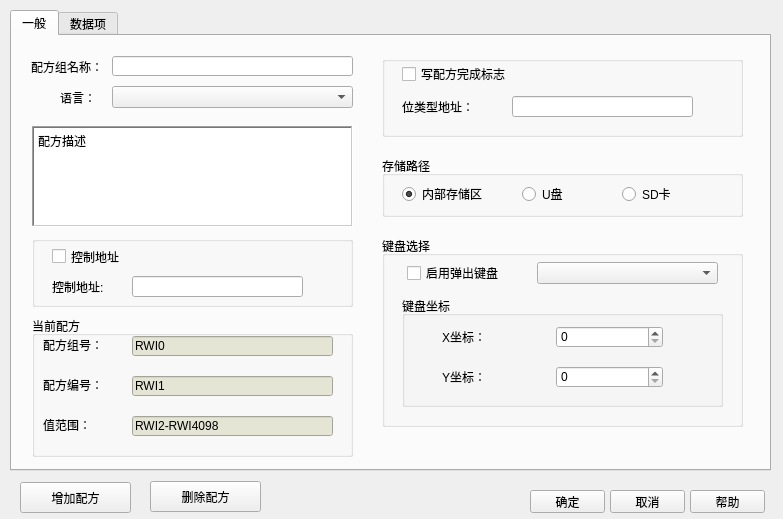
<?xml version="1.0" encoding="UTF-8"?>
<ui version="4.0">
 <class>QTreeCtrlRecipeDlg</class>
 <widget class="QDialog" name="QTreeCtrlRecipeDlg">
  <property name="geometry">
   <rect>
    <x>0</x>
    <y>0</y>
    <width>783</width>
    <height>519</height>
   </rect>
  </property>
  <property name="minimumSize">
   <size>
    <width>511</width>
    <height>514</height>
   </size>
  </property>
  <property name="maximumSize">
   <size>
    <width>783</width>
    <height>519</height>
   </size>
  </property>
  <property name="windowTitle">
   <string>配方</string>
  </property>
  <widget class="QTabWidget" name="m_tabWidget">
   <property name="geometry">
    <rect>
     <x>10</x>
     <y>10</y>
     <width>761</width>
     <height>461</height>
    </rect>
   </property>
   <property name="currentIndex">
    <number>0</number>
   </property>
   <widget class="QWidget" name="tab">
    <attribute name="title">
     <string>一般</string>
    </attribute>
    <widget class="QLineEdit" name="m_namelineEdit">
     <property name="geometry">
      <rect>
       <x>100</x>
       <y>20</y>
       <width>241</width>
       <height>20</height>
      </rect>
     </property>
     <property name="text">
      <string/>
     </property>
    </widget>
    <widget class="QLabel" name="name_label">
     <property name="geometry">
      <rect>
       <x>10</x>
       <y>20</y>
       <width>81</width>
       <height>21</height>
      </rect>
     </property>
     <property name="text">
      <string>配方组名称：</string>
     </property>
     <property name="alignment">
      <set>Qt::AlignRight|Qt::AlignTrailing|Qt::AlignVCenter</set>
     </property>
    </widget>
    <widget class="QPlainTextEdit" name="edit_text">
     <property name="geometry">
      <rect>
       <x>20</x>
       <y>90</y>
       <width>321</width>
       <height>101</height>
      </rect>
     </property>
     <property name="frameShape">
      <enum>QFrame::WinPanel</enum>
     </property>
     <property name="plainText">
      <string>配方描述</string>
     </property>
    </widget>
    <widget class="QComboBox" name="m_LanguageCmBox">
     <property name="geometry">
      <rect>
       <x>100</x>
       <y>50</y>
       <width>241</width>
       <height>22</height>
      </rect>
     </property>
    </widget>
    <widget class="QLabel" name="label">
     <property name="geometry">
      <rect>
       <x>13</x>
       <y>51</y>
       <width>71</width>
       <height>21</height>
      </rect>
     </property>
     <property name="text">
      <string>语言：</string>
     </property>
     <property name="alignment">
      <set>Qt::AlignRight|Qt::AlignTrailing|Qt::AlignVCenter</set>
     </property>
    </widget>
    <widget class="QGroupBox" name="groupBox_7">
     <property name="geometry">
      <rect>
       <x>370</x>
       <y>120</y>
       <width>361</width>
       <height>61</height>
      </rect>
     </property>
     <property name="title">
      <string>存储路径</string>
     </property>
     <widget class="QRadioButton" name="m_UradioBtn">
      <property name="geometry">
       <rect>
        <x>140</x>
        <y>30</y>
        <width>89</width>
        <height>16</height>
       </rect>
      </property>
      <property name="text">
       <string>U盘</string>
      </property>
      <property name="checked">
       <bool>false</bool>
      </property>
     </widget>
     <widget class="QRadioButton" name="m_SDradioBtn">
      <property name="geometry">
       <rect>
        <x>240</x>
        <y>30</y>
        <width>71</width>
        <height>16</height>
       </rect>
      </property>
      <property name="text">
       <string>SD卡</string>
      </property>
     </widget>
     <widget class="QRadioButton" name="m_RameradioBtn">
      <property name="geometry">
       <rect>
        <x>20</x>
        <y>30</y>
        <width>111</width>
        <height>16</height>
       </rect>
      </property>
      <property name="text">
       <string>内部存储区</string>
      </property>
      <property name="checked">
       <bool>true</bool>
      </property>
     </widget>
    </widget>
    <widget class="QGroupBox" name="groupBox_2">
     <property name="geometry">
      <rect>
       <x>20</x>
       <y>280</y>
       <width>321</width>
       <height>141</height>
      </rect>
     </property>
     <property name="title">
      <string>当前配方</string>
     </property>
     <widget class="QLabel" name="label_3">
      <property name="geometry">
       <rect>
        <x>11</x>
        <y>101</y>
        <width>81</width>
        <height>16</height>
       </rect>
      </property>
      <property name="text">
       <string>值范围：</string>
      </property>
     </widget>
     <widget class="QLineEdit" name="lineEdit">
      <property name="geometry">
       <rect>
        <x>100</x>
        <y>100</y>
        <width>201</width>
        <height>20</height>
       </rect>
      </property>
      <property name="styleSheet">
       <string notr="true">background-color: rgb(229, 229, 214);</string>
      </property>
      <property name="text">
       <string>RWI2-RWI4098</string>
      </property>
      <property name="readOnly">
       <bool>true</bool>
      </property>
     </widget>
     <widget class="QLabel" name="label_4">
      <property name="geometry">
       <rect>
        <x>11</x>
        <y>61</y>
        <width>81</width>
        <height>16</height>
       </rect>
      </property>
      <property name="text">
       <string>配方编号：</string>
      </property>
     </widget>
     <widget class="QLineEdit" name="lineEdit_2">
      <property name="geometry">
       <rect>
        <x>100</x>
        <y>60</y>
        <width>201</width>
        <height>20</height>
       </rect>
      </property>
      <property name="styleSheet">
       <string notr="true">background-color: rgb(229, 229, 214);</string>
      </property>
      <property name="text">
       <string>RWI1</string>
      </property>
      <property name="readOnly">
       <bool>true</bool>
      </property>
     </widget>
     <widget class="QLabel" name="label_5">
      <property name="geometry">
       <rect>
        <x>11</x>
        <y>21</y>
        <width>81</width>
        <height>16</height>
       </rect>
      </property>
      <property name="text">
       <string>配方组号：</string>
      </property>
     </widget>
     <widget class="QLineEdit" name="lineEdit_3">
      <property name="geometry">
       <rect>
        <x>100</x>
        <y>20</y>
        <width>201</width>
        <height>20</height>
       </rect>
      </property>
      <property name="styleSheet">
       <string notr="true">background-color: rgb(229, 229, 214);</string>
      </property>
      <property name="text">
       <string>RWI0</string>
      </property>
      <property name="readOnly">
       <bool>true</bool>
      </property>
     </widget>
    </widget>
    <widget class="QGroupBox" name="groupBox_3">
     <property name="geometry">
      <rect>
       <x>20</x>
       <y>200</y>
       <width>321</width>
       <height>71</height>
      </rect>
     </property>
     <property name="title">
      <string/>
     </property>
     <widget class="QPushButton" name="m_writeaddresspushBtn">
      <property name="geometry">
       <rect>
        <x>270</x>
        <y>40</y>
        <width>21</width>
        <height>21</height>
       </rect>
      </property>
      <property name="text">
       <string/>
      </property>
      <property name="icon">
       <iconset resource="../../resourse.qrc">
        <normaloff>:/addressintput/images/address.bmp</normaloff>:/addressintput/images/address.bmp</iconset>
      </property>
      <property name="flat">
       <bool>true</bool>
      </property>
     </widget>
     <widget class="QLabel" name="m_writeaddresslabel">
      <property name="geometry">
       <rect>
        <x>20</x>
        <y>40</y>
        <width>71</width>
        <height>21</height>
       </rect>
      </property>
      <property name="text">
       <string>控制地址:</string>
      </property>
     </widget>
     <widget class="QLineEdit" name="m_writeaddresslineEdit">
      <property name="geometry">
       <rect>
        <x>100</x>
        <y>40</y>
        <width>171</width>
        <height>21</height>
       </rect>
      </property>
     </widget>
     <widget class="QCheckBox" name="m_writeaddressCkBox">
      <property name="geometry">
       <rect>
        <x>20</x>
        <y>10</y>
        <width>251</width>
        <height>21</height>
       </rect>
      </property>
      <property name="text">
       <string>控制地址</string>
      </property>
      <property name="checked">
       <bool>false</bool>
      </property>
     </widget>
    </widget>
    <widget class="QGroupBox" name="groupBox_4">
     <property name="geometry">
      <rect>
       <x>370</x>
       <y>20</y>
       <width>361</width>
       <height>81</height>
      </rect>
     </property>
     <property name="title">
      <string/>
     </property>
     <widget class="QPushButton" name="m_BitaddresspushBtn">
      <property name="geometry">
       <rect>
        <x>310</x>
        <y>40</y>
        <width>21</width>
        <height>21</height>
       </rect>
      </property>
      <property name="text">
       <string/>
      </property>
      <property name="icon">
       <iconset resource="../../resourse.qrc">
        <normaloff>:/addressintput/images/address.bmp</normaloff>:/addressintput/images/address.bmp</iconset>
      </property>
      <property name="flat">
       <bool>true</bool>
      </property>
     </widget>
     <widget class="QLabel" name="m_Bitaddresslabel">
      <property name="geometry">
       <rect>
        <x>20</x>
        <y>40</y>
        <width>81</width>
        <height>21</height>
       </rect>
      </property>
      <property name="text">
       <string>位类型地址：</string>
      </property>
      <property name="alignment">
       <set>Qt::AlignLeading|Qt::AlignLeft|Qt::AlignVCenter</set>
      </property>
     </widget>
     <widget class="QCheckBox" name="m_TransRecipeCkBox">
      <property name="geometry">
       <rect>
        <x>20</x>
        <y>10</y>
        <width>281</width>
        <height>16</height>
       </rect>
      </property>
      <property name="text">
       <string>写配方完成标志</string>
      </property>
      <property name="checked">
       <bool>false</bool>
      </property>
     </widget>
     <widget class="QLineEdit" name="m_BitaddresslineEdit">
      <property name="geometry">
       <rect>
        <x>130</x>
        <y>40</y>
        <width>181</width>
        <height>21</height>
       </rect>
      </property>
     </widget>
    </widget>
    <widget class="QGroupBox" name="groupBox_5">
     <property name="geometry">
      <rect>
       <x>370</x>
       <y>200</y>
       <width>361</width>
       <height>191</height>
      </rect>
     </property>
     <property name="title">
      <string>键盘选择</string>
     </property>
     <widget class="QComboBox" name="m_keyspBox">
      <property name="geometry">
       <rect>
        <x>155</x>
        <y>26</y>
        <width>181</width>
        <height>22</height>
       </rect>
      </property>
     </widget>
     <widget class="QCheckBox" name="m_PouupckBox">
      <property name="geometry">
       <rect>
        <x>25</x>
        <y>29</y>
        <width>111</width>
        <height>16</height>
       </rect>
      </property>
      <property name="text">
       <string>启用弹出键盘</string>
      </property>
     </widget>
     <widget class="QGroupBox" name="m_KeygroupBox">
      <property name="geometry">
       <rect>
        <x>20</x>
        <y>60</y>
        <width>321</width>
        <height>111</height>
       </rect>
      </property>
      <property name="title">
       <string>键盘坐标</string>
      </property>
      <widget class="QWidget" name="layoutWidget_2">
       <property name="geometry">
        <rect>
         <x>40</x>
         <y>30</y>
         <width>221</width>
         <height>22</height>
        </rect>
       </property>
       <layout class="QHBoxLayout" name="horizontalLayout_4">
        <item>
         <widget class="QLabel" name="label_6">
          <property name="text">
           <string>X坐标：</string>
          </property>
         </widget>
        </item>
        <item>
         <widget class="QSpinBox" name="m_xKeyspinBox"/>
        </item>
       </layout>
      </widget>
      <widget class="QWidget" name="layoutWidget_3">
       <property name="geometry">
        <rect>
         <x>40</x>
         <y>70</y>
         <width>221</width>
         <height>22</height>
        </rect>
       </property>
       <layout class="QHBoxLayout" name="horizontalLayout_5">
        <item>
         <widget class="QLabel" name="label_7">
          <property name="text">
           <string>Y坐标：</string>
          </property>
         </widget>
        </item>
        <item>
         <widget class="QSpinBox" name="m_yKeyspinBox"/>
        </item>
       </layout>
      </widget>
     </widget>
    </widget>
   </widget>
   <widget class="QWidget" name="tab_2">
    <attribute name="title">
     <string>数据项</string>
    </attribute>
    <widget class="QTableWidget" name="m_tableWidget">
     <property name="geometry">
      <rect>
       <x>10</x>
       <y>110</y>
       <width>731</width>
       <height>331</height>
      </rect>
     </property>
     <property name="frameShape">
      <enum>QFrame::WinPanel</enum>
     </property>
     <column>
      <property name="text">
       <string>元素名称</string>
      </property>
     </column>
     <column>
      <property name="text">
       <string>地址</string>
      </property>
     </column>
     <column>
      <property name="text">
       <string>地址类型</string>
      </property>
     </column>
    </widget>
    <widget class="QGroupBox" name="groupBox">
     <property name="geometry">
      <rect>
       <x>10</x>
       <y>50</y>
       <width>221</width>
       <height>51</height>
      </rect>
     </property>
     <property name="title">
      <string>地址分布</string>
     </property>
     <widget class="QRadioButton" name="m_IradioBtn">
      <property name="geometry">
       <rect>
        <x>20</x>
        <y>20</y>
        <width>91</width>
        <height>16</height>
       </rect>
      </property>
      <property name="text">
       <string>连续</string>
      </property>
      <property name="checked">
       <bool>true</bool>
      </property>
     </widget>
     <widget class="QRadioButton" name="M_CradioBtn">
      <property name="geometry">
       <rect>
        <x>130</x>
        <y>20</y>
        <width>81</width>
        <height>16</height>
       </rect>
      </property>
      <property name="text">
       <string>随机</string>
      </property>
     </widget>
    </widget>
    <widget class="QPushButton" name="m_IaddrpushBtn">
     <property name="geometry">
      <rect>
       <x>456</x>
       <y>78</y>
       <width>21</width>
       <height>21</height>
      </rect>
     </property>
     <property name="text">
      <string/>
     </property>
     <property name="icon">
      <iconset resource="../../resourse.qrc">
       <normaloff>:/addressintput/images/address.bmp</normaloff>:/addressintput/images/address.bmp</iconset>
     </property>
     <property name="flat">
      <bool>true</bool>
     </property>
    </widget>
    <widget class="QLineEdit" name="m_IAddrlineEdit">
     <property name="geometry">
      <rect>
       <x>326</x>
       <y>78</y>
       <width>131</width>
       <height>21</height>
      </rect>
     </property>
    </widget>
    <widget class="QLabel" name="m_Iaddrlabel">
     <property name="geometry">
      <rect>
       <x>250</x>
       <y>80</y>
       <width>71</width>
       <height>20</height>
      </rect>
     </property>
     <property name="text">
      <string>连续地址：</string>
     </property>
     <property name="alignment">
      <set>Qt::AlignLeading|Qt::AlignLeft|Qt::AlignVCenter</set>
     </property>
    </widget>
    <widget class="QLabel" name="label_recipesize">
     <property name="geometry">
      <rect>
       <x>12</x>
       <y>13</y>
       <width>61</width>
       <height>21</height>
      </rect>
     </property>
     <property name="text">
      <string>配方长度：</string>
     </property>
    </widget>
    <widget class="QSpinBox" name="recipesize_spinBox">
     <property name="geometry">
      <rect>
       <x>82</x>
       <y>13</y>
       <width>151</width>
       <height>22</height>
      </rect>
     </property>
     <property name="minimum">
      <number>1</number>
     </property>
     <property name="maximum">
      <number>4096</number>
     </property>
     <property name="singleStep">
      <number>1</number>
     </property>
     <property name="value">
      <number>4</number>
     </property>
    </widget>
    <widget class="QLabel" name="M_DataTypelabel">
     <property name="geometry">
      <rect>
       <x>250</x>
       <y>48</y>
       <width>71</width>
       <height>20</height>
      </rect>
     </property>
     <property name="text">
      <string>数据类别：</string>
     </property>
     <property name="alignment">
      <set>Qt::AlignLeading|Qt::AlignLeft|Qt::AlignVCenter</set>
     </property>
    </widget>
    <widget class="QComboBox" name="datestyle_comboBox">
     <property name="geometry">
      <rect>
       <x>326</x>
       <y>46</y>
       <width>131</width>
       <height>22</height>
      </rect>
     </property>
     <item>
      <property name="text">
       <string>16位整数</string>
      </property>
     </item>
     <item>
      <property name="text">
       <string>16位正整数</string>
      </property>
     </item>
     <item>
      <property name="text">
       <string>32位整数</string>
      </property>
     </item>
     <item>
      <property name="text">
       <string>32位正整数</string>
      </property>
     </item>
     <item>
      <property name="text">
       <string>32位浮点数</string>
      </property>
     </item>
     <item>
      <property name="text">
       <string>16位BCD码</string>
      </property>
     </item>
     <item>
      <property name="text">
       <string>32位BCD码</string>
      </property>
     </item>
     <item>
      <property name="text">
       <string>位</string>
      </property>
     </item>
    </widget>
    <widget class="QPushButton" name="recipeoutput_pushButton">
     <property name="geometry">
      <rect>
       <x>490</x>
       <y>70</y>
       <width>121</width>
       <height>31</height>
      </rect>
     </property>
     <property name="text">
      <string>配方导出</string>
     </property>
    </widget>
    <widget class="QPushButton" name="recipeintput_pushButton">
     <property name="geometry">
      <rect>
       <x>620</x>
       <y>70</y>
       <width>121</width>
       <height>31</height>
      </rect>
     </property>
     <property name="text">
      <string>配方导入</string>
     </property>
    </widget>
    <widget class="QLabel" name="label_2">
     <property name="geometry">
      <rect>
       <x>490</x>
       <y>13</y>
       <width>71</width>
       <height>21</height>
      </rect>
     </property>
     <property name="text">
      <string>配方名称：</string>
     </property>
     <property name="alignment">
      <set>Qt::AlignLeading|Qt::AlignLeft|Qt::AlignVCenter</set>
     </property>
    </widget>
    <widget class="QLineEdit" name="m_namelineEdit_2">
     <property name="geometry">
      <rect>
       <x>567</x>
       <y>11</y>
       <width>171</width>
       <height>20</height>
      </rect>
     </property>
    </widget>
    <widget class="QSpinBox" name="recipe_spinBox">
     <property name="geometry">
      <rect>
       <x>326</x>
       <y>12</y>
       <width>131</width>
       <height>22</height>
      </rect>
     </property>
     <property name="minimum">
      <number>1</number>
     </property>
     <property name="maximum">
      <number>128</number>
     </property>
     <property name="singleStep">
      <number>1</number>
     </property>
     <property name="value">
      <number>1</number>
     </property>
    </widget>
    <widget class="QLabel" name="label_recipe">
     <property name="geometry">
      <rect>
       <x>250</x>
       <y>13</y>
       <width>71</width>
       <height>21</height>
      </rect>
     </property>
     <property name="text">
      <string>配方个数：</string>
     </property>
    </widget>
   </widget>
  </widget>
  <widget class="QPushButton" name="pushButton_5">
   <property name="geometry">
    <rect>
     <x>-62</x>
     <y>779</y>
     <width>75</width>
     <height>23</height>
    </rect>
   </property>
   <property name="text">
    <string>PushButton</string>
   </property>
  </widget>
  <widget class="QPushButton" name="m_AddPripushBtn">
   <property name="geometry">
    <rect>
     <x>20</x>
     <y>482</y>
     <width>111</width>
     <height>31</height>
    </rect>
   </property>
   <property name="text">
    <string>增加配方</string>
   </property>
  </widget>
  <widget class="QPushButton" name="m_DeletePripushBtn">
   <property name="geometry">
    <rect>
     <x>150</x>
     <y>481</y>
     <width>111</width>
     <height>31</height>
    </rect>
   </property>
   <property name="text">
    <string>删除配方</string>
   </property>
  </widget>
  <widget class="QPushButton" name="m_okBtn">
   <property name="geometry">
    <rect>
     <x>530</x>
     <y>490</y>
     <width>75</width>
     <height>23</height>
    </rect>
   </property>
   <property name="text">
    <string>确定</string>
   </property>
  </widget>
  <widget class="QPushButton" name="m_cancelBtn">
   <property name="geometry">
    <rect>
     <x>610</x>
     <y>490</y>
     <width>75</width>
     <height>23</height>
    </rect>
   </property>
   <property name="text">
    <string>取消</string>
   </property>
  </widget>
  <widget class="QPushButton" name="m_helpBtn">
   <property name="geometry">
    <rect>
     <x>690</x>
     <y>490</y>
     <width>75</width>
     <height>23</height>
    </rect>
   </property>
   <property name="text">
    <string>帮助</string>
   </property>
  </widget>
 </widget>
 <resources>
  <include location="../../resourse.qrc"/>
 </resources>
 <connections/>
</ui>
